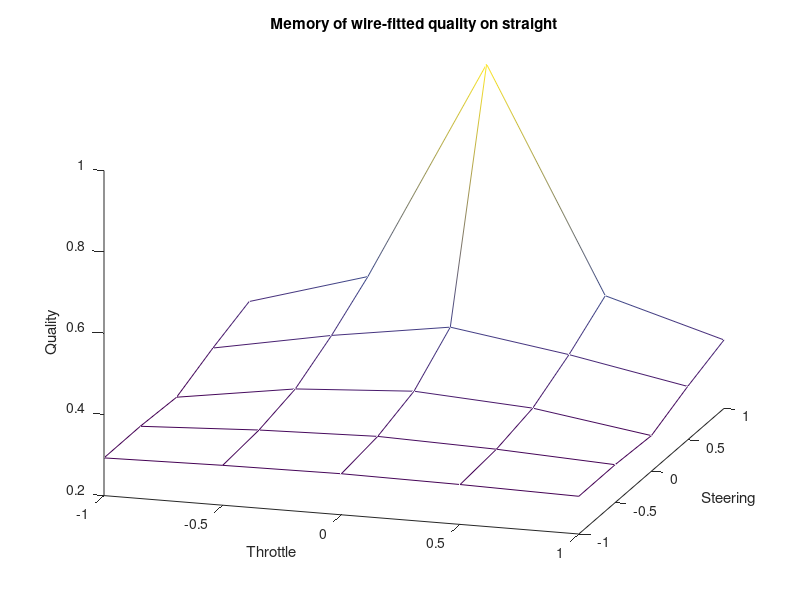

MATLAB code for this plot:
% -------------------------------------------------------------------
%  Generated by MATLAB on 29-Feb-2020 12:55:24
%  MATLAB version: 9.7.0.1216025 (R2019b) Update 1
% -------------------------------------------------------------------
                                      

q = [0.2 0.65 1 0.65 0.2 0.15 0.25 0.5 0.25 0.15 0 0 0 0 0];

u = [1 1 1 1 1 0.5 0.5 0.5 0.5 0.5 0 0 0 0 0;
   -1 -0.5 0 0.5 1 -1 -0.5 0 0.5 1 -1 -0.5 0 0.5 1];

c = 1;
epsil = 0.0000001;
step = 10^5;

n = @(v) ((v(1)^2 + v(2)^2))^0.5;

f1 = @(x, y, i) q(i) / (norm([x; y] - u(:,i,:) / norm(u(:,i,:))) + c * (max(q) - q(i)) + epsil);
f2 = @(x, y, i) 1 / (norm([x; y] - u(:,i,:) / norm(u(:,i,:))) + c * (max(q) - q(i)) + epsil);
distance = @(u_value, i, max_q) (norm(u_value - u(:,i,:) / (norm(u(:,i,:)) + epsil)) + c * (max_q - q(i)) + epsil);


[X,Y] = meshgrid(-1:.5:1);
Z = X .* exp(-X.^2 - Y.^2);


for l = 1:size(X, 1)
    throttle = X(1, l);
    for m = 1:size(Y, 1)
        steer = Y(m, 1);

        p1 = 0; % wsum
        for i = 1:15
            value = f1(throttle, steer, i);
            if isnan(value)
                value = 0;
            end
            p1 = p1 + value;
        end

        p2 = 0; % norm
        for i = 1:15
            value = f2(throttle, steer, i);
            if isnan(value)
                value = 0;
            end
            p2 = p2 + value;
        end

        Z(l, m) = p1 / p2;
    end
end

[~, i_chosen] = max(q);
u_chosen = u(:,i_chosen,:);
q_chosen = 0.7; % simulated actual value

q_derivatives = q;
u_derivatives = u;

for k = 1:15
    throttle = u_chosen(1);
    steer = u_chosen(2);
    
    wsum = 0; % wsum
    for i = 1:15
        value = f1(throttle, steer, i);
        if isnan(value)
            value = 0;
        end
        wsum = wsum + value;
    end
    
    normal = 0; % norm
    for i = 1:15
        value = f2(throttle, steer, i);
        if isnan(value)
            value = 0;
        end
        normal = normal + value;
    end
    
    q_k = q(k);
    u_k = u(:,k,:);
    
    d = distance(u_chosen, k, q_chosen);
    
    q_derivative = (normal * (d + q_k * c) - wsum * c) / (normal * d)^2;
    
    u_derivative = ((wsum - normal * q_k) .* 2 .* (u_k - u_chosen)) ./ (normal * d)^2;
    
    q_derivatives(k) = q_derivative;
    u_derivatives(:,k,:) = u_derivative;
    
end

q_derivatives;
u_derivatives;

q2 = q;
u2 = u;
for k=1:15
    q2(k) = q(k) - q_derivatives(k) * step;
    u2(:,k,:) = u(:,k,:) - u_derivatives(:,k,:) .* step;
end
q2(i_chosen) = q_chosen; % (q_chosen .* step + q(i_chosen) .* (1 - step));
u2(:,i_chosen,:) = u_chosen; % (u_chosen .* step + u(:,i_chosen,:) .* (1 - step));
f3 = @(x, y, i) q2(i) / (norm([x; y] - u2(:,i,:) / norm(u2(:,i,:))) + c * (max(q2) - q2(i)) + epsil);
f4 = @(x, y, i) 1 / (norm([x; y] - u2(:,i,:) / norm(u2(:,i,:))) + c * (max(q2) - q2(i)) + epsil);


[X2,Y2] = meshgrid(-1:.5:1);
Z2 = X2 .* exp(-X2.^2 - Y2.^2);
for l = 1:size(X2, 1)
    throttle = X2(1, l);
    for m = 1:size(Y2, 1)
        steer = Y2(m, 1);

        p1 = 0; % wsum
        for i = 1:15
            value = f3(throttle, steer, i);
            if isnan(value)
                value = 0;
            end
            p1 = p1 + value;
        end

        p2 = 0; % norm
        for i = 1:15
            value = f4(throttle, steer, i);
            if isnan(value)
                value = 0;
            end
            p2 = p2 + value;
        end

        Z2(l, m) = value;
    end
end


figure;hold on

% colormap([1 0 0;0 0 1])
hidden off
shading interp;

h = surf(X,Y,Z);
set(h,'edgecolor','interp', 'facecolor', 'none');
xlabel('Throttle');
ylabel('Steering');
zlabel('Quality');
title('Memory of wire-fitted quality on straight');

% g = surf(X2,Y2,Z2);
% set(g,'facecolor','none', 'edgecolor', 'interp');
view(17,22)


